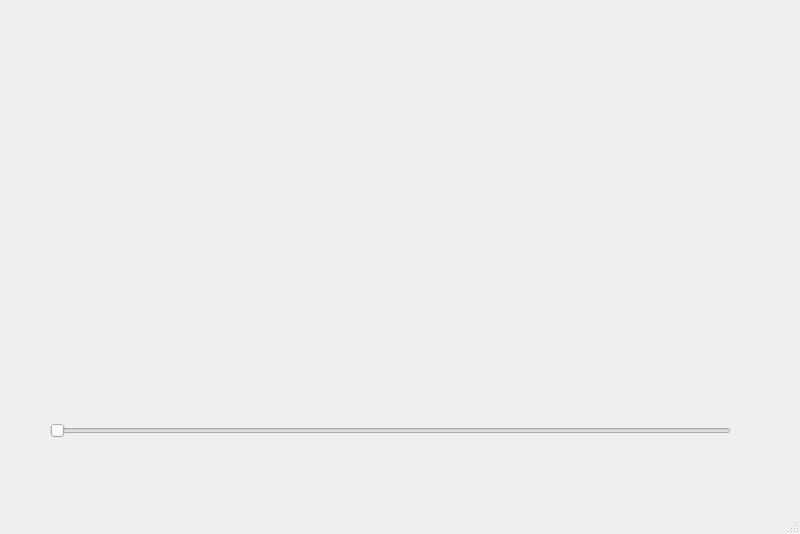
<?xml version="1.0" encoding="UTF-8"?>
<ui version="4.0">
 <class>MainWindow</class>
 <widget class="QMainWindow" name="MainWindow">
  <property name="geometry">
   <rect>
    <x>0</x>
    <y>0</y>
    <width>800</width>
    <height>534</height>
   </rect>
  </property>
  <property name="windowTitle">
   <string>Alpha</string>
  </property>
  <widget class="QWidget" name="centralwidget">
   <widget class="QLabel" name="label">
    <property name="geometry">
     <rect>
      <x>20</x>
      <y>40</y>
      <width>711</width>
      <height>331</height>
     </rect>
    </property>
    <property name="text">
     <string/>
    </property>
   </widget>
   <widget class="QSlider" name="horizontalSlider">
    <property name="geometry">
     <rect>
      <x>50</x>
      <y>420</y>
      <width>681</width>
      <height>22</height>
     </rect>
    </property>
    <property name="orientation">
     <enum>Qt::Horizontal</enum>
    </property>
   </widget>
  </widget>
  <widget class="QMenuBar" name="menubar">
   <property name="geometry">
    <rect>
     <x>0</x>
     <y>0</y>
     <width>800</width>
     <height>26</height>
    </rect>
   </property>
  </widget>
  <widget class="QStatusBar" name="statusbar"/>
 </widget>
 <resources/>
 <connections/>
</ui>
